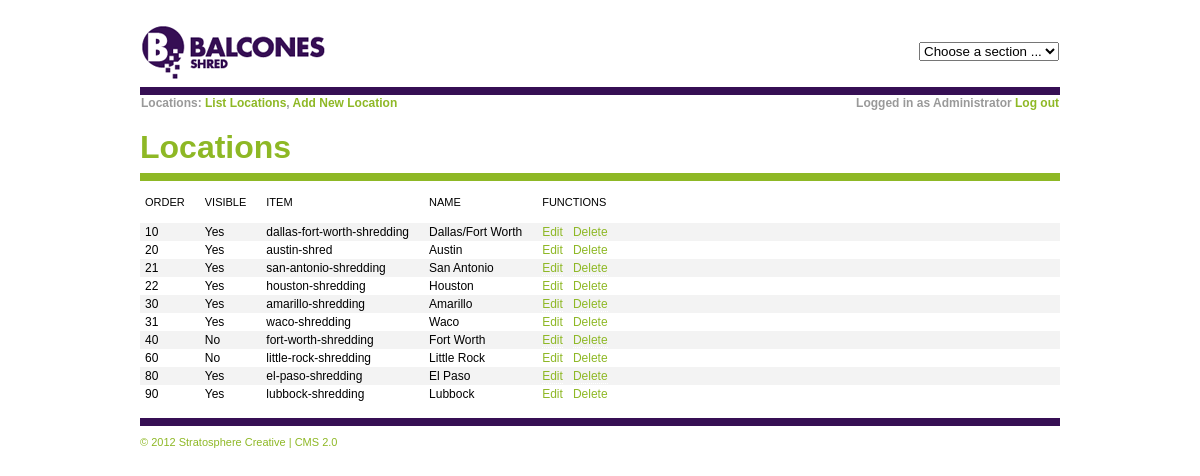
The page /cms/edit/locations/index.php (signed in) on the database its author committed.
### tables this page shows
CREATE TABLE `locations` (
  `id` int(11) NOT NULL AUTO_INCREMENT,
  `item` varchar(63) NOT NULL,
  `keywords` text NOT NULL,
  `description` text NOT NULL,
  `visible` varchar(7) NOT NULL,
  `sort` varchar(7) NOT NULL,
  `name` varchar(127) NOT NULL,
  `address` varchar(127) NOT NULL,
  `address2` varchar(127) NOT NULL,
  `city` varchar(127) NOT NULL,
  `state` varchar(63) NOT NULL,
  `zipcode` varchar(31) NOT NULL,
  `phone` varchar(31) NOT NULL,
  `url` varchar(127) NOT NULL,
  `title` varchar(127) NOT NULL,
  `email` varchar(127) NOT NULL,
  `body` text NOT NULL,
  `link_a` varchar(127) NOT NULL,
  `link_b` varchar(127) NOT NULL,
  `photo` varchar(127) NOT NULL,
  PRIMARY KEY (`id`)
);

### cms/editactions/list.php (called while the page is built, shortened)
<?php
require_once("../../class/Table.php");
$table = new Table($cms);
$content = $table->getHTMLList();
?>

### cms/class/Database.php (called while the page is built, shortened)
<?php
class Database {
	var $dbhost;
	var $dbuser;
	var $dbpass;
	var $dbname;
	function Database() {
		$this->dbhost = "localhost";
		$this->dbuser = "bsmaindb";
		$this->dbpass = "Strat2012!";
		$this->dbname = "bsmaindb";
		$this->useUTF8 = true;
	}
	function getResults($theQuery) {
		$dbhost = $this->dbhost;
		$dbuser = $this->dbuser;
		$dbpass = $this->dbpass;
		$dbname = $this->dbname;
		$db = mysql_connect($dbhost,$dbuser,$dbpass) or die("Connection failed.");
		$theResult = mysql_query($theQuery,$db);
		return $theResult;
	}
}
?>

### cms/class/Table.php (the view, shortened to what this page needs)
<?php
class Table {
	function Table($cmsReference) {
		$this->cms = $cmsReference;
		require_once("Database.php");
		$this->database = new Database;
		$this->filter = "";
	}
	function getHTMLList() {
		$curEditor = $this->cms->curEditor;
		$table = $curEditor->id;
		$theQuery  = "SELECT * FROM `$table`";
		if (isset($curEditor->sortClause)) {
			$theQuery .= " ";
			$theQuery .= $curEditor->sortClause;
		}
		$theResults = $this->database->getResults($theQuery);
		$theHTML  = "<table class=\"item\" cellspacing=\"0\">\n";
		$theHTML .= "\n";
		$theHTML .= "<tr>\n";
		foreach ($curEditor->head as $col => $text) {
			$theHTML .= "<th class=\"norm\">$text</th>\n";
		}
		if (isset($curEditor->func)) {
			$theHTML .= "<th class=\"last\">FUNCTIONS</th>\n";
		}
		$theHTML .= "</tr>\n";
		$even = true;
		while ($row = mysql_fetch_assoc($theResults)) {
			if ($even) {
				$rowclass = "even";
			} else {
				$rowclass = "odd";
			}
			$theHTML .= "<tr class=\"$rowclass\">\n";
			foreach ($curEditor->head as $col => $text) {
				$rawvalue = $row[$col];
				if (isset($curEditor->cfrm[$col])) {
					$format = $curEditor->form[$curEditor->cfrm[$col]];
					if (preg_match('/date/',$curEditor->cfrm[$col]) == 1) {
						$datestamp = strtotime($rawvalue);
						$out = date($format,$datestamp);
					} else {
						switch ($curEditor->cfrm[$col]) {
							case "switch":
								$replacement = "Not found";
								foreach ($format as $input => $output) {
									if ($rawvalue == $input) {
										$replacement = $output;
									}
								}
								$out = $replacement;
								break;
						}
					}
				} else {
					$out = $rawvalue;
				}
				$theHTML .= "<td class=\"norm\">$out</td>\n";
			}
			if (isset($curEditor->func)) {
				$theHTML .= "<td class=\"last\">";
				unset($funcItems);
				foreach ($curEditor->func as $text => $value) {
					$funcItems[] = "<a href=\"$value{$row['id']}{$this->filter}\">$text</a>";
				}
				$theHTML .= implode($funcItems, " &nbsp; ");
				$theHTML .= "</td>\n";
			}
			$theHTML .= "</tr>\n";
			$even = !$even;
		}
		$theHTML .= "</table>\n";
		return $theHTML;
	}
}
?>

### cms/class/Divs.php (shortened to what this page needs)
<?php
class Divs {
	var $wrapped;
	function Divs() {
		$this->divs = array(
			"spc" => "",
			"hdr" => "",
			"nav" => "",
			"cnt" => "",
			"ftr" => ""
		);
		$this->wrapped = true;
	}
	function getHTML() {
		$divs = $this->divs;
		$wrapped = $this->wrapped;
		$theHTML = "";
		if ($wrapped) {
			$theHTML .= "<div id=\"wrp\">\n";
		}
		foreach ($divs as $divid => $divcontent) {
			$divClass = "";
			$theHTML .= "<div id=\"$divid\"$divClass>";
			$theHTML .= $divcontent;
			$theHTML .= "</div>\n";
		}
		if ($wrapped) {
			$theHTML .= "</div>\n";
		}
		return $theHTML;
	}
	function setDivContent($theDiv, $theContent) {
		if (isset($this->divs[$theDiv])) {
			$this->divs[$theDiv] = "\n$theContent\n";
		}
	}
}
?>

### cms/css/standard.css (style rules this page uses)
ul,ol,li,h1,h2,h3,h4,h5,h6,pre,form,body,html,p,blockquote,fieldset,input { margin: 0px; padding: 0px; }

### cms/css/layout.css (style rules this page uses)
body { background-color: #ffffff; text-align: center; margin: 0px; padding: 0px; }
#wrp { text-align: left; margin-left: auto; margin-right: auto; position: relative; width: 920px; }
#spc { height: 20px; width: 920px; }
#hdr { width: 920px; padding-bottom: 5px; border-bottom-color: #360f54; border-bottom-style: solid; border-bottom-width: 8px; }
#nav { width: 920px; padding-bottom: 10px; border-bottom-color: #8eb825; border-bottom-style: solid; border-bottom-width: 8px; }
#cnt { width: 920px; padding-bottom: 15px; }
#ftr { clear: both; width: 920px; border-top-color: #360f54; border-top-style: solid; border-top-width: 8px; padding-top: 10px; }

### cms/css/tables.css (style rules this page uses)
table.item { width: 100%; font-size: 12px; }
table.item th { text-align: left; white-space: nowrap; font-weight: normal; font-size: 11px; padding-left: 5px; padding-top: 15px; padding-bottom: 15px; padding-right: 15px; }
table.item td { vertical-align: top; white-space: nowrap; padding-top: 2px; padding-bottom: 2px; padding-left: 5px; padding-right: 15px; }
table.item td.last { width: 100%; }
table.item tr.even { background-color: #f3f3f3; }

### cms/css/styles.css (style rules this page uses)
#hdr, #nav, #cnt, #ftr { font-family: Arial, Geneva, Helvetica, sans-serif; font-weight: normal; font-size: 12px; line-height: 18px; color: #8eb825; }
#cnt a:link, #cnt a:visited { color: #8eb825; text-decoration: none; border-bottom-style: dotted; border-bottom-color: #ffffff; border-bottom-width: 1px; }
#ftr { font-size: 11px; line-height: 12px; }

### rows shown on the page
locations: sort "10", out "Yes", item "dallas-fort-worth-shredding", name "Dallas/Fort Worth", text "Edit Delete"
locations: sort "20", out "Yes", item "austin-shred", name "Austin", text "Edit Delete"
locations: sort "21", out "Yes", item "san-antonio-shredding", name "San Antonio", text "Edit Delete"
locations: sort "22", out "Yes", item "houston-shredding", name "Houston", text "Edit Delete"
locations: sort "30", out "Yes", item "amarillo-shredding", name "Amarillo", text "Edit Delete"
locations: sort "31", out "Yes", item "waco-shredding", name "Waco", text "Edit Delete"
locations: sort "40", out "No", item "fort-worth-shredding", name "Fort Worth", text "Edit Delete"
locations: sort "60", out "No", item "little-rock-shredding", name "Little Rock", text "Edit Delete"
locations: sort "80", out "Yes", item "el-paso-shredding", name "El Paso", text "Edit Delete"
locations: sort "90", out "Yes", item "lubbock-shredding", name "Lubbock", text "Edit Delete"

### other values the page prints
$text "List Locations Add New Location"
$text "ORDER"
$text "VISIBLE"
$text "ITEM"
$text "NAME"
